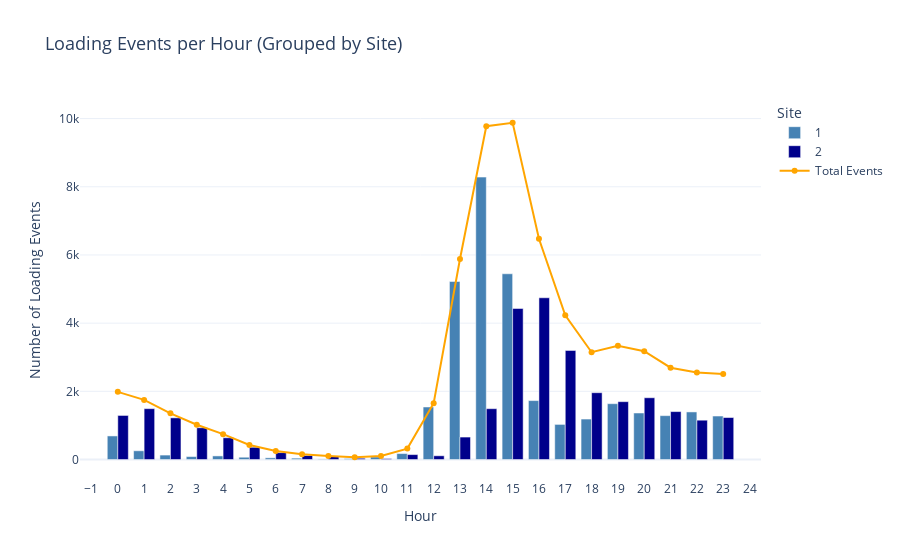

Notebook source saved alongside this figure:
### Code cell
# ensure datetime conversion for connectionTime_time
charging_set['connectionTime_time'] = pd.to_datetime(charging_set['connectionTime_time'])
charging_set['hour'] = charging_set['connectionTime_time'].dt.hour

# function to calculate hourly events combined across sites
def calculate_hourly_events_combined(data):
    hourly_data = []
    for site_id in data['siteID'].unique():
        site_data = data[data['siteID'] == site_id]
        for hour in range(24):
            event_count = len(site_data[site_data['hour'] == hour])
            hourly_data.append({'hour': hour, 'count': event_count, 'siteID': site_id})
    return pd.DataFrame(hourly_data)

# calculate hourly events for all sites combined
hourly_events_combined = calculate_hourly_events_combined(charging_set)

# ensure siteID is treated as a categorical variable
hourly_events_combined['siteID'] = hourly_events_combined['siteID'].astype(str)

# calculate total events per hour (site 1 + site 2)
total_events = hourly_events_combined.groupby('hour')['count'].sum().reset_index()

# define custom colors for the sites
custom_colors = {
    "1": '#4682B4',  # Darker Blue for Site 1
    "2": '#00008B'   # Dark Blue for Site 2
}

# plot combined hourly events with site-specific colors
fig = px.bar(
    hourly_events_combined, x='hour', y='count', color='siteID', 
    title='Loading Events per Hour (Grouped by Site)',
    labels={'hour': 'Hour', 'count': 'Number of Loading Events', 'siteID': 'Site'},
    color_discrete_map=custom_colors,  # Apply custom colors
    barmode='group'
)

# add total events as an orange line
fig.add_trace(
    go.Scatter(
        x=total_events['hour'], 
        y=total_events['count'], 
        mode='lines+markers', 
        name='Total Events',
        line=dict(color='orange', width=2)
    )
)

# update layout for clear legend and x-axis
fig.update_layout(
    title_font_size=18,
    legend_title_text="Site",
    template="plotly_white",
    xaxis=dict(
        tickmode='linear',
        tick0=0,
        dtick=1  # ensure every hour is displayed on the x-axis
    )
)

fig.show()

### Figure 1 — Plotly figure (JSON) as saved in the notebook; plotly's stock layout.template omitted (floating-point values rounded to 4 significant figures)
{"data": [{"alignmentgroup": "True", "hovertemplate": "Site=1<br>Hour=%{x}<br>Number of Loading Events=%{y}<extra></extra>", "legendgroup": "1", "marker": {"color": "#4682B4", "pattern": {"shape": ""}}, "name": "1", "offsetgroup": "1", "orientation": "v", "showlegend": true, "textposition": "auto", "type": "bar", "x": [0, 1, 2, 3, 4, 5, 6, 7, 8, 9, 10, 11, 12, 13, 14, 15, 16, 17, 18, 19, 20, 21, 22, 23], "xaxis": "x", "y": [692, 257, 131, 87, 106, 68, 50, 40, 17, 29, 75, 175, 1541, 5222, 8283, 5448, 1729, 1030, 1187, 1638, 1365, 1287, 1396, 1276], "yaxis": "y"}, {"alignmentgroup": "True", "hovertemplate": "Site=2<br>Hour=%{x}<br>Number of Loading Events=%{y}<extra></extra>", "legendgroup": "2", "marker": {"color": "#00008B", "pattern": {"shape": ""}}, "name": "2", "offsetgroup": "2", "orientation": "v", "showlegend": true, "textposition": "auto", "type": "bar", "x": [0, 1, 2, 3, 4, 5, 6, 7, 8, 9, 10, 11, 12, 13, 14, 15, 16, 17, 18, 19, 20, 21, 22, 23], "xaxis": "x", "y": [1293, 1492, 1223, 933, 639, 360, 203, 118, 90, 38, 27, 145, 110, 659, 1491, 4429, 4744, 3200, 1960, 1697, 1812, 1406, 1154, 1232], "yaxis": "y"}, {"line": {"color": "orange", "width": 2}, "mode": "lines+markers", "name": "Total Events", "type": "scatter", "x": [0, 1, 2, 3, 4, 5, 6, 7, 8, 9, 10, 11, 12, 13, 14, 15, 16, 17, 18, 19, 20, 21, 22, 23], "y": [1985, 1749, 1354, 1020, 745, 428, 253, 158, 107, 67, 102, 320, 1651, 5881, 9774, 9877, 6473, 4230, 3147, 3335, 3177, 2693, 2550, 2508]}], "layout": {"barmode": "group", "legend": {"title": {"text": "Site"}, "tracegroupgap": 0}, "title": {"font": {"size": 18}, "text": "Loading Events per Hour (Grouped by Site)"}, "xaxis": {"anchor": "y", "domain": [0, 1], "dtick": 1, "tick0": 0, "tickmode": "linear", "title": {"text": "Hour"}}, "yaxis": {"anchor": "x", "domain": [0, 1], "title": {"text": "Number of Loading Events"}}}}
